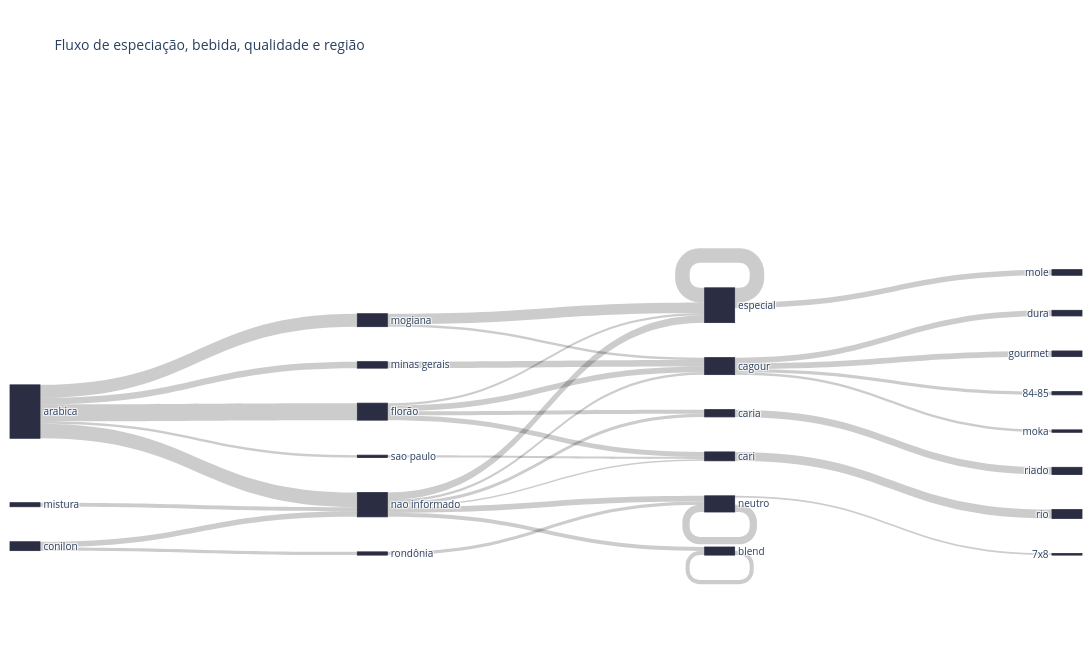

The code cell stored with this chart in its notebook:
### Code cell
fig = plot_sankey(df)
fig.show()

### Figure 1 — Plotly figure (JSON) as saved in the notebook; plotly's stock layout.template omitted (floating-point values rounded to 4 significant figures)
{"data": [{"arrangement": "snap", "link": {"hovertemplate": "%{source.label} – %{target.label}<br>Número de amostras: %{value}<extra></extra>", "source": [0, 0, 0, 0, 0, 1, 1, 2, 3, 3, 3, 3, 6, 4, 4, 5, 5, 5, 5, 5, 5, 8, 7, 14, 10, 10, 10, 10, 12, 11, 9, 9, 13, 13], "target": [3, 6, 4, 5, 7, 5, 8, 5, 10, 12, 11, 9, 10, 10, 9, 14, 10, 12, 11, 9, 13, 13, 12, 14, 18, 16, 17, 19, 21, 20, 9, 15, 22, 13], "value": [105, 40, 80, 90, 15, 35, 20, 25, 35, 30, 25, 15, 40, 15, 65, 25, 15, 10, 20, 45, 35, 20, 15, 25, 20, 35, 35, 15, 55, 45, 90, 35, 10, 45]}, "node": {"color": "#2b2d42", "customdata": ["arabica", "conilon", "mistura", "florão<br>Número de Amostras: 105 amostras", "mogiana<br>Número de Amostras: 80 amostras", "nao informado<br>Número de Amostras: 150 amostras", "minas gerais<br>Número de Amostras: 40 amostras", "sao paulo<br>Número de Amostras: 15 amostras", "rondônia<br>Número de Amostras: 20 amostras", "especial<br>Número de Amostras: 215 amostras", "cagour<br>Número de Amostras: 105 amostras", "caria<br>Número de Amostras: 45 amostras", "cari<br>Número de Amostras: 55 amostras", "neutro<br>Número de Amostras: 100 amostras", "blend<br>Número de Amostras: 50 amostras", "mole<br>Número de Amostras: 35 amostras", "dura<br>Número de Amostras: 35 amostras", "gourmet<br>Número de Amostras: 35 amostras", "84-85<br>Número de Amostras: 20 amostras", "moka<br>Número de Amostras: 15 amostras", "riado<br>Número de Amostras: 45 amostras", "rio<br>Número de Amostras: 55 amostras", "7x8<br>Número de Amostras: 10 amostras"], "hovertemplate": "%{customdata}<extra></extra>", "label": ["arabica", "conilon", "mistura", "florão", "mogiana", "nao informado", "minas gerais", "sao paulo", "rondônia", "especial", "cagour", "caria", "cari", "neutro", "blend", "mole", "dura", "gourmet", "84-85", "moka", "riado", "rio", "7x8"], "line": {"color": "#2b2d42", "width": 0.8}, "pad": 35, "thickness": 30}, "type": "sankey", "valueformat": ",.0f", "valuesuffix": " amostras"}], "layout": {"font": {"size": 10}, "height": 650, "margin": {"b": 10, "l": 10, "r": 10}, "title": {"text": "Fluxo de especiação, bebida, qualidade e região"}, "width": 1400}}
